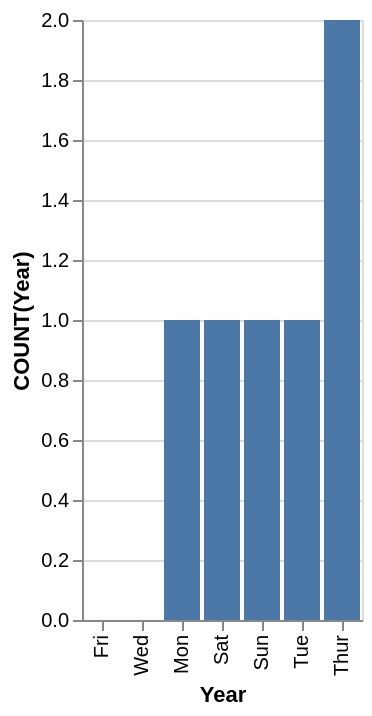

Vega-Lite specification stored for this chart:
### Vega-Lite specification from a JSON file in a GitHub repository (floating-point values rounded to 4 significant figures)
{"data": {"values": [{"x_data": "Fri", "y_data": 0}, {"x_data": "Wed", "y_data": 0}, {"x_data": "Mon", "y_data": 1}, {"x_data": "Sat", "y_data": 1}, {"x_data": "Sun", "y_data": 1}, {"x_data": "Tue", "y_data": 1}, {"x_data": "Thur", "y_data": 2}]}, "mark": "bar", "encoding": {"x": {"field": "x_data", "type": "nominal", "title": "Year", "sort": {"op": "sum", "field": "y_data", "order": "ascending"}}, "y": {"field": "y_data", "type": "quantitative", "title": "COUNT(Year)"}}}
